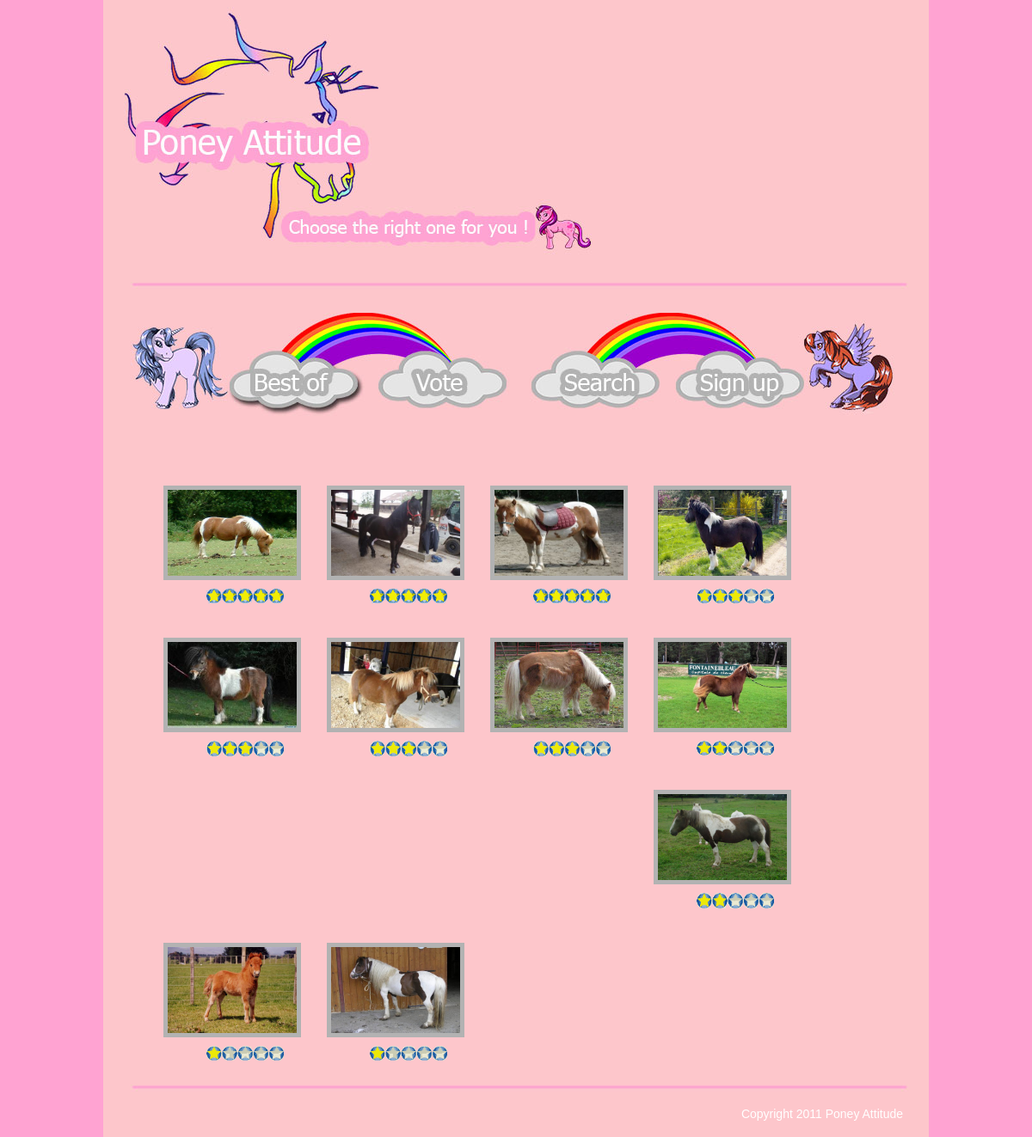
The page / on the database its author committed.
### tables this page shows
CREATE TABLE IF NOT EXISTS `poney` (
  `id` int(11) NOT NULL AUTO_INCREMENT,
  `nom` varchar(100) NOT NULL,
  `age` varchar(100) NOT NULL,
  `sex` varchar(100) NOT NULL,
  `color` varchar(100) NOT NULL,
  `height` varchar(100) NOT NULL,
  `robe` varchar(100) NOT NULL,
  `type` varchar(100) NOT NULL,
  `image` varchar(100) NOT NULL,
  `rate` int(1) NOT NULL,
  PRIMARY KEY (`id`)
);

### index.php (the view, shortened to what this page needs)
<?php include "templates/html-opening.php"; ?>
<?php
$sql = 'SELECT * FROM poney WHERE 1 ORDER BY rate DESC';
$result = mysql_query($sql);
	echo '<div id="lesponeys">';
while($row = mysql_fetch_array($result, MYSQL_ASSOC)){
	echo '<div id="unponey">';
	 echo '<a href="poneys.php?id='.$row["id"].'"><img src="images/'.$row["image"].'" alt="poneys" class="thumbnails"/></a>';
			$rate = $row["rate"];
				if($rate == 1){
				echo '<img src="images/1star.gif" alt="stars" class="indexstars" />';
				}
				elseif($rate == 2) {
				echo '<img src="images/2stars.gif" alt="stars" class="indexstars" />';
				}
				elseif($rate == 3) {
				echo '<img src="images/3stars.gif" alt="stars" class="indexstars" />';
				}
				elseif($rate == 4) {
				echo '<img src="images/4stars.gif" alt="stars" class="indexstars" />';
				}
				elseif($rate == 5) {
				echo '<img src="images/5stars.gif" alt="stars" class="indexstars" />';
				}
					echo '</div> ';
}
	echo '</div> ';
?>
<?php include "templates/html-closing.php"; ?>

### templates/html-opening.php (shortened to what this page needs)
<!DOCTYPE html PUBLIC "-//W3C//DTD XHTML 1.0 Transitional//EN""http://www.w3.org/TR/xhtml1/DTD/xhtml1-transitional.dtd">
<html xmlns="http://www.w3.org/1999/xhtml" xml:lang="fr">
	<head>
		<link rel="stylesheet" type="text/css" href="templates/style.css" media="screen" />
	</head>
<body>
	<div id="page">
		<div id="header">
		</div>
		<div id="bar">
		</div>
		<div id="menu">
		</div>
		<div id="main">

### templates/html-closing.php
		</div>
		<div id="bar">
		</div>
		<div id="footer">
		<p>Copyright 2011 Poney Attitude</p>
		</div>
	</div>
</body>
</html>

### templates/style.css (style rules this page uses)
.thumbnails { width:150px; height:100px; border: 5px solid #b2b2b2; float:left; }
.indexstars { width:90px; margin-left:50px; margin-top:10px; float:left; }
#lesponeys { width:800px; float:left; margin-left:50px; margin-top:50px; }
#unponey { width:150px; margin:20px; float:left; }
#page { width:960px; height:auto; margin:auto; background-color:#fdc6cb; }
#header { width:960px; height:300px; background:url("../images/logo.jpg") no-repeat; padding-bottom:20px; }
#bar { width:960px; height:20px; background:url("../images/bar.jpg") no-repeat; float:left; }
#menu { width:960px; height:155px; margin-top:20px; background:url("../images/menu.jpg") no-repeat; }
#main { float:left; width:960px; background-color:#fdc6cb; }
#footer { text-align:right; color:white; font-size:14px; padding-bottom:5px; float:left; width:960px; background-color:#fdc6cb; }
p { margin-right:30px; }

### rows shown on the page
poney: image (picture), rate 5 (drawn)
poney: image (picture), rate 5 (drawn)
poney: image (picture), rate 5 (drawn)
poney: image (picture), rate 3 (drawn)
poney: image (picture), rate 3 (drawn)
poney: image (picture), rate 3 (drawn)
poney: image (picture), rate 3 (drawn)
poney: image (picture), rate 2 (drawn)
poney: image (picture), rate 2 (drawn)
poney: image (picture), rate 1 (drawn)
poney: image (picture), rate 1 (drawn)
